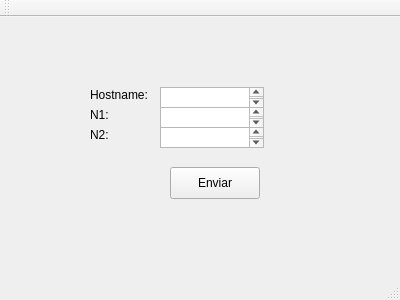
<?xml version="1.0" encoding="UTF-8"?>
<ui version="4.0">
 <class>MainWindow</class>
 <widget class="QMainWindow" name="MainWindow">
  <property name="geometry">
   <rect>
    <x>0</x>
    <y>0</y>
    <width>400</width>
    <height>300</height>
   </rect>
  </property>
  <property name="windowTitle">
   <string>MainWindow</string>
  </property>
  <widget class="QWidget" name="centralWidget">
   <widget class="QLabel" name="label">
    <property name="geometry">
     <rect>
      <x>90</x>
      <y>70</y>
      <width>71</width>
      <height>16</height>
     </rect>
    </property>
    <property name="text">
     <string>Hostname: </string>
    </property>
   </widget>
   <widget class="QLabel" name="label_2">
    <property name="geometry">
     <rect>
      <x>90</x>
      <y>90</y>
      <width>71</width>
      <height>16</height>
     </rect>
    </property>
    <property name="text">
     <string>N1:</string>
    </property>
   </widget>
   <widget class="QLabel" name="label_3">
    <property name="geometry">
     <rect>
      <x>90</x>
      <y>110</y>
      <width>71</width>
      <height>16</height>
     </rect>
    </property>
    <property name="text">
     <string>N2:</string>
    </property>
   </widget>
   <widget class="QTextEdit" name="textEdit">
    <property name="geometry">
     <rect>
      <x>160</x>
      <y>70</y>
      <width>104</width>
      <height>21</height>
     </rect>
    </property>
   </widget>
   <widget class="QTextEdit" name="textEdit_2">
    <property name="geometry">
     <rect>
      <x>160</x>
      <y>90</y>
      <width>104</width>
      <height>21</height>
     </rect>
    </property>
   </widget>
   <widget class="QTextEdit" name="textEdit_3">
    <property name="geometry">
     <rect>
      <x>160</x>
      <y>110</y>
      <width>104</width>
      <height>21</height>
     </rect>
    </property>
   </widget>
   <widget class="QPushButton" name="pushButton">
    <property name="geometry">
     <rect>
      <x>170</x>
      <y>150</y>
      <width>90</width>
      <height>32</height>
     </rect>
    </property>
    <property name="text">
     <string>Enviar</string>
    </property>
   </widget>
  </widget>
  <widget class="QMenuBar" name="menuBar">
   <property name="geometry">
    <rect>
     <x>0</x>
     <y>0</y>
     <width>400</width>
     <height>28</height>
    </rect>
   </property>
  </widget>
  <widget class="QToolBar" name="mainToolBar">
   <attribute name="toolBarArea">
    <enum>TopToolBarArea</enum>
   </attribute>
   <attribute name="toolBarBreak">
    <bool>false</bool>
   </attribute>
  </widget>
  <widget class="QStatusBar" name="statusBar"/>
 </widget>
 <layoutdefault spacing="6" margin="11"/>
 <resources/>
 <connections>
  <connection>
   <sender>pushButton</sender>
   <signal>clicked()</signal>
   <receiver>MainWindow</receiver>
   <slot>close()</slot>
   <hints>
    <hint type="sourcelabel">
     <x>220</x>
     <y>217</y>
    </hint>
    <hint type="destinationlabel">
     <x>243</x>
     <y>260</y>
    </hint>
   </hints>
  </connection>
 </connections>
</ui>
